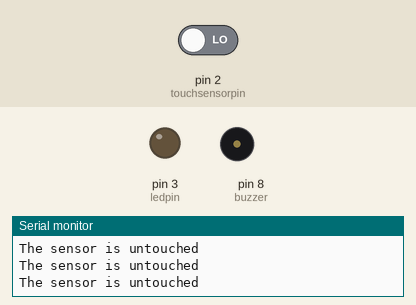
A sketch run on a simulated Arduino Uno, built with avr-gcc and run on an emulated ATmega328P. Shown: output pins drawn as LEDs (lit = HIGH), buzzer (waves = sounding), the last lines printed to the serial monitor. The inputs (shaded band) are chosen by the test bench; at power-on: pin 2 (touchsensorpin) LOW.

Above: at 2.8 s.
2.9 s: pin 2 (touchsensorpin) driven HIGH
At 3.8 s:
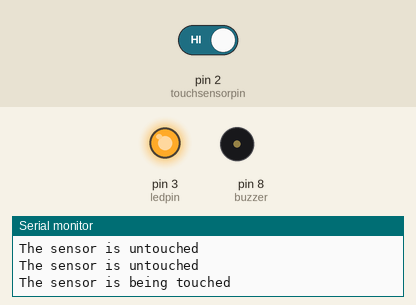
6.5 s: pin 2 (touchsensorpin) driven LOW
At 7.4 s:
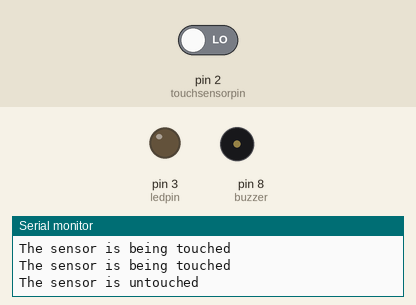
Timing chart, 0 to 9.5 s (numbered marks = the images above; inputs shaded):
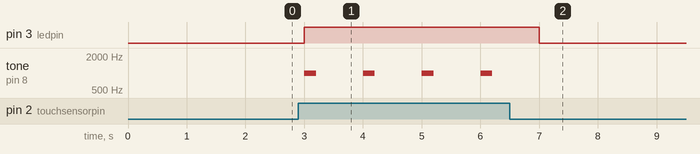

Measured:
- after the input at 2.9 s, pin 3 (ledpin): LOW → HIGH after 0.10 s; tone on pin 8 (buzzer): alternates 1000 Hz for 0.20 s and silent for 0.80 s, starting after 0.10 s
- after the input at 6.5 s, pin 3 (ledpin): HIGH → LOW after 0.50 s; tone on pin 8 (buzzer): stops changing and stays silent

The sketch:

buzzledontouch.ino
```cpp
const int touchsensorpin=2;
const int ledpin=3;
const int buzzer=8;
void setup() {
  // put your setup code here, to run once:
  Serial.begin(touchsensorpin,INPUT);
  pinMode(ledpin,OUTPUT);
  pinMode(touchsensorpin,INPUT);
  pinMode(buzzer,OUTPUT);
}

void loop() {
  // put your main code here, to run repeatedly:
  int touchstate=digitalRead(touchsensorpin);
  if(touchstate==HIGH)
  {
    Serial.println("The sensor is being touched");
    digitalWrite(ledpin,HIGH);
    tone(buzzer,1000,200);
    delay(1000);
  }
  else
  {
    if(touchstate==LOW)
    {
    Serial.println("The sensor is untouched");
    digitalWrite(ledpin,LOW);
    noTone(buzzer);
    delay(1000);
    }
  }
}
```
